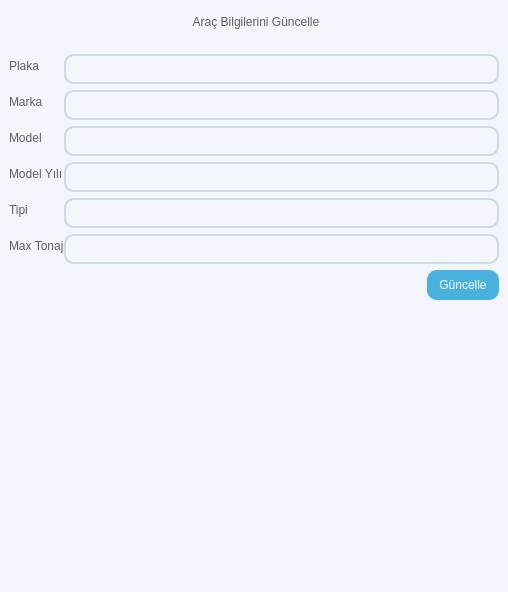
<?xml version="1.0" encoding="UTF-8"?>
<ui version="4.0">
 <class>Form</class>
 <widget class="QWidget" name="Form">
  <property name="geometry">
   <rect>
    <x>0</x>
    <y>0</y>
    <width>508</width>
    <height>592</height>
   </rect>
  </property>
  <property name="minimumSize">
   <size>
    <width>508</width>
    <height>592</height>
   </size>
  </property>
  <property name="maximumSize">
   <size>
    <width>508</width>
    <height>592</height>
   </size>
  </property>
  <property name="windowTitle">
   <string>Araç Bilgilerini Güncelle</string>
  </property>
  <property name="styleSheet">
   <string notr="true">QWidget{
  background-color: #f2f6fc;
}

QGroupBox{
	background-color: #f2f6fc;
	border-radius: 15px;
	margin-top: 15px;
	font: 9pt &quot;Segoe UI&quot;;
	color: #5f5f5f
}

QTableWidget {
    border: 2px solid #e3ebf5;
    border-radius: 10px;
    background-color: #f2f6fc;
}

QGroupBox::title {
    subcontrol-origin: margin;
    subcontrol-position: top center;
    padding: 5px 10px;
    background-color: #f2f6fc;
    border-radius: 7px;
    color: #5f5f5f;
}

QLabel{
	font: 9pt &quot;Segoe UI&quot;;
	color: #5f5f5f;
}

QLineEdit{
	background-color: transparent;
	border: 2px solid #ccd9e6;
	border-radius: 10px;
	font: 9 pt &quot;Segoe UI&quot; #5f5f5f;
}

QTextEdit{
	background-color: transparent;
	border: 2px solid #ccd9e6;
	border-radius: 10px;
	font: 9 pt &quot;Segoe UI&quot;;
}

QPushButton {
    background-color: #48B1DD;
    color: white;
    border: none;
    border-radius: 10px;
    padding: 6px 12px;
    font: 9pt &quot;Segoe UI&quot;;
}

QPushButton:hover {
    background-color: #007BFF;
}

QPushButton:pressed {
    background-color: #5F5F5F;
}
QComboBox {
    background-color: transparent;
    border: 2px solid #5f5f5f;
    border-radius: 10px;
    padding: 5px 8px;
    font: 9pt &quot;Segoe UI&quot;;
    color: #5f5f5f;
}

QComboBox::drop-down {
    subcontrol-origin: padding;
    subcontrol-position: top right;
    width: 25px;
    border-left: 1px solid #5f5f5f;
}


QComboBox QAbstractItemView {
    border: 2px solid #e3ebf5;
    selection-background-color: #e3ebf5;
    background-color: white;
    color: #5f5f5f;
    font: 9pt &quot;Segoe UI&quot;;
    border-radius: 5px;
}


</string>
  </property>
  <layout class="QVBoxLayout" name="verticalLayout">
   <property name="spacing">
    <number>0</number>
   </property>
   <property name="leftMargin">
    <number>0</number>
   </property>
   <property name="topMargin">
    <number>0</number>
   </property>
   <property name="rightMargin">
    <number>0</number>
   </property>
   <property name="bottomMargin">
    <number>0</number>
   </property>
   <item>
    <widget class="QWidget" name="widget" native="true">
     <layout class="QHBoxLayout" name="horizontalLayout_4">
      <property name="spacing">
       <number>0</number>
      </property>
      <property name="leftMargin">
       <number>0</number>
      </property>
      <property name="topMargin">
       <number>10</number>
      </property>
      <property name="rightMargin">
       <number>0</number>
      </property>
      <property name="bottomMargin">
       <number>0</number>
      </property>
      <item>
       <widget class="QGroupBox" name="groupBoxAddVehicle">
        <property name="title">
         <string>Araç Bilgilerini Güncelle</string>
        </property>
        <layout class="QHBoxLayout" name="horizontalLayout_3">
         <item>
          <layout class="QFormLayout" name="formLayout">
           <property name="horizontalSpacing">
            <number>0</number>
           </property>
           <property name="topMargin">
            <number>20</number>
           </property>
           <item row="0" column="0">
            <widget class="QLabel" name="labelNumberPlate">
             <property name="text">
              <string>Plaka</string>
             </property>
            </widget>
           </item>
           <item row="0" column="1">
            <widget class="QLineEdit" name="lineEditNumberPlate">
             <property name="minimumSize">
              <size>
               <width>0</width>
               <height>30</height>
              </size>
             </property>
            </widget>
           </item>
           <item row="1" column="0">
            <widget class="QLabel" name="labelBrand">
             <property name="text">
              <string>Marka</string>
             </property>
            </widget>
           </item>
           <item row="1" column="1">
            <widget class="QLineEdit" name="lineEditBrand">
             <property name="minimumSize">
              <size>
               <width>0</width>
               <height>30</height>
              </size>
             </property>
            </widget>
           </item>
           <item row="2" column="0">
            <widget class="QLabel" name="labelModel">
             <property name="text">
              <string>Model</string>
             </property>
            </widget>
           </item>
           <item row="2" column="1">
            <widget class="QLineEdit" name="lineEditModel">
             <property name="minimumSize">
              <size>
               <width>0</width>
               <height>30</height>
              </size>
             </property>
            </widget>
           </item>
           <item row="3" column="0">
            <widget class="QLabel" name="labelModelYear">
             <property name="text">
              <string>Model Yılı</string>
             </property>
            </widget>
           </item>
           <item row="3" column="1">
            <widget class="QLineEdit" name="lineEditModelYear">
             <property name="minimumSize">
              <size>
               <width>0</width>
               <height>30</height>
              </size>
             </property>
            </widget>
           </item>
           <item row="4" column="0">
            <widget class="QLabel" name="labelType">
             <property name="text">
              <string>Tipi</string>
             </property>
            </widget>
           </item>
           <item row="4" column="1">
            <widget class="QLineEdit" name="lineEditType">
             <property name="minimumSize">
              <size>
               <width>0</width>
               <height>30</height>
              </size>
             </property>
            </widget>
           </item>
           <item row="5" column="0">
            <widget class="QLabel" name="labelLoadCapacity">
             <property name="text">
              <string>Max Tonaj</string>
             </property>
            </widget>
           </item>
           <item row="5" column="1">
            <widget class="QLineEdit" name="lineEditLoadCapacity">
             <property name="minimumSize">
              <size>
               <width>0</width>
               <height>30</height>
              </size>
             </property>
            </widget>
           </item>
           <item row="6" column="0" colspan="2">
            <layout class="QHBoxLayout" name="horizontalLayout">
             <item>
              <widget class="QLabel" name="labelVehicleId">
               <property name="text">
                <string/>
               </property>
              </widget>
             </item>
             <item>
              <spacer name="horizontalSpacer">
               <property name="orientation">
                <enum>Qt::Horizontal</enum>
               </property>
               <property name="sizeHint" stdset="0">
                <size>
                 <width>40</width>
                 <height>20</height>
                </size>
               </property>
              </spacer>
             </item>
             <item>
              <widget class="QPushButton" name="pushButtonUpdateVehicle">
               <property name="minimumSize">
                <size>
                 <width>0</width>
                 <height>30</height>
                </size>
               </property>
               <property name="maximumSize">
                <size>
                 <width>90</width>
                 <height>30</height>
                </size>
               </property>
               <property name="text">
                <string>Güncelle</string>
               </property>
              </widget>
             </item>
            </layout>
           </item>
          </layout>
         </item>
        </layout>
       </widget>
      </item>
     </layout>
    </widget>
   </item>
  </layout>
 </widget>
 <resources/>
 <connections/>
</ui>
